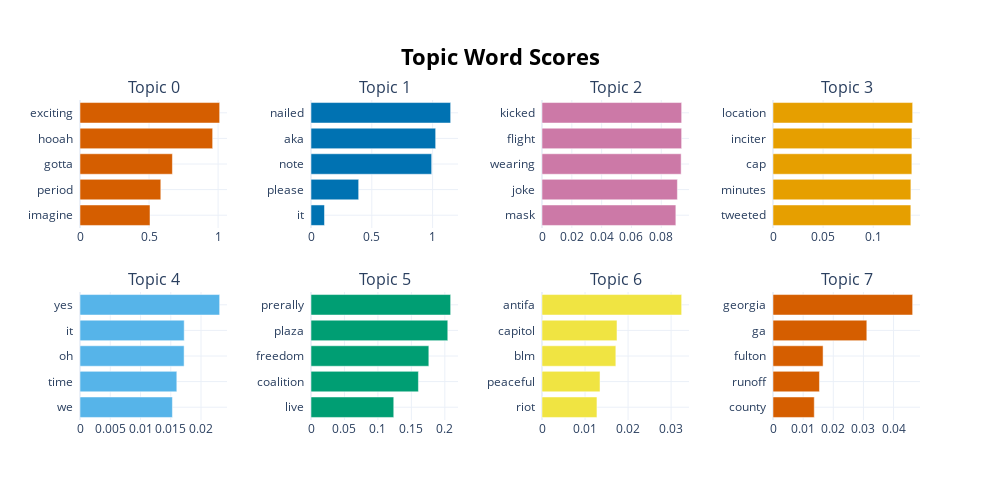

Notebook code cell kept with this figure:
### Markdown cell above
#### Visualizing Topics (Barchart, Topics over time)

### Code cell
topic_model.visualize_barchart()

### Figure 1 — Plotly figure (JSON) as saved in the notebook; plotly's stock layout.template omitted (floating-point values rounded to 4 significant figures)
{"data": [{"marker": {"color": "#D55E00"}, "orientation": "h", "type": "bar", "x": [0.5069, 0.5851, 0.6692, 0.9605, 1.011], "xaxis": "x", "y": ["imagine  ", "period  ", "gotta  ", "hooah  ", "exciting  "], "yaxis": "y"}, {"marker": {"color": "#0072B2"}, "orientation": "h", "type": "bar", "x": [0.1109, 0.392, 0.9922, 1.025, 1.148], "xaxis": "x2", "y": ["it  ", "please  ", "note  ", "aka  ", "nailed  "], "yaxis": "y2"}, {"marker": {"color": "#CC79A7"}, "orientation": "h", "type": "bar", "x": [0.08978, 0.09082, 0.09334, 0.09366, 0.09367], "xaxis": "x3", "y": ["mask  ", "joke  ", "wearing  ", "flight  ", "kicked  "], "yaxis": "y3"}, {"marker": {"color": "#E69F00"}, "orientation": "h", "type": "bar", "x": [0.1375, 0.1376, 0.1385, 0.1386, 0.1393], "xaxis": "x4", "y": ["tweeted  ", "minutes  ", "cap  ", "inciter  ", "location  "], "yaxis": "y4"}, {"marker": {"color": "#56B4E9"}, "orientation": "h", "type": "bar", "x": [0.01527, 0.016, 0.0172, 0.01722, 0.02308], "xaxis": "x5", "y": ["we  ", "time  ", "oh  ", "it  ", "yes  "], "yaxis": "y5"}, {"marker": {"color": "#009E73"}, "orientation": "h", "type": "bar", "x": [0.1237, 0.1606, 0.1761, 0.2044, 0.2087], "xaxis": "x6", "y": ["live  ", "coalition  ", "freedom  ", "plaza  ", "prerally  "], "yaxis": "y6"}, {"marker": {"color": "#F0E442"}, "orientation": "h", "type": "bar", "x": [0.01277, 0.01348, 0.01716, 0.01743, 0.03245], "xaxis": "x7", "y": ["riot  ", "peaceful  ", "blm  ", "capitol  ", "antifa  "], "yaxis": "y7"}, {"marker": {"color": "#D55E00"}, "orientation": "h", "type": "bar", "x": [0.0137, 0.01542, 0.01662, 0.03113, 0.04634], "xaxis": "x8", "y": ["county  ", "runoff  ", "fulton  ", "ga  ", "georgia  "], "yaxis": "y8"}], "layout": {"annotations": [{"font": {"size": 16}, "showarrow": false, "text": "Topic 0", "x": 0.0875, "xanchor": "center", "xref": "paper", "y": 1, "yanchor": "bottom", "yref": "paper"}, {"font": {"size": 16}, "showarrow": false, "text": "Topic 1", "x": 0.3625, "xanchor": "center", "xref": "paper", "y": 1, "yanchor": "bottom", "yref": "paper"}, {"font": {"size": 16}, "showarrow": false, "text": "Topic 2", "x": 0.6375, "xanchor": "center", "xref": "paper", "y": 1, "yanchor": "bottom", "yref": "paper"}, {"font": {"size": 16}, "showarrow": false, "text": "Topic 3", "x": 0.9125, "xanchor": "center", "xref": "paper", "y": 1, "yanchor": "bottom", "yref": "paper"}, {"font": {"size": 16}, "showarrow": false, "text": "Topic 4", "x": 0.0875, "xanchor": "center", "xref": "paper", "y": 0.4, "yanchor": "bottom", "yref": "paper"}, {"font": {"size": 16}, "showarrow": false, "text": "Topic 5", "x": 0.3625, "xanchor": "center", "xref": "paper", "y": 0.4, "yanchor": "bottom", "yref": "paper"}, {"font": {"size": 16}, "showarrow": false, "text": "Topic 6", "x": 0.6375, "xanchor": "center", "xref": "paper", "y": 0.4, "yanchor": "bottom", "yref": "paper"}, {"font": {"size": 16}, "showarrow": false, "text": "Topic 7", "x": 0.9125, "xanchor": "center", "xref": "paper", "y": 0.4, "yanchor": "bottom", "yref": "paper"}], "height": 500, "hoverlabel": {"bgcolor": "white", "font": {"family": "Rockwell", "size": 16}}, "showlegend": false, "title": {"font": {"color": "Black", "size": 22}, "text": "<b>Topic Word Scores", "x": 0.5, "xanchor": "center", "yanchor": "top"}, "width": 1000, "xaxis": {"anchor": "y", "domain": [0, 0.175], "showgrid": true}, "xaxis2": {"anchor": "y2", "domain": [0.275, 0.45], "showgrid": true}, "xaxis3": {"anchor": "y3", "domain": [0.55, 0.725], "showgrid": true}, "xaxis4": {"anchor": "y4", "domain": [0.825, 1], "showgrid": true}, "xaxis5": {"anchor": "y5", "domain": [0, 0.175], "showgrid": true}, "xaxis6": {"anchor": "y6", "domain": [0.275, 0.45], "showgrid": true}, "xaxis7": {"anchor": "y7", "domain": [0.55, 0.725], "showgrid": true}, "xaxis8": {"anchor": "y8", "domain": [0.825, 1], "showgrid": true}, "yaxis": {"anchor": "x", "domain": [0.6, 1], "showgrid": true}, "yaxis2": {"anchor": "x2", "domain": [0.6, 1], "showgrid": true}, "yaxis3": {"anchor": "x3", "domain": [0.6, 1], "showgrid": true}, "yaxis4": {"anchor": "x4", "domain": [0.6, 1], "showgrid": true}, "yaxis5": {"anchor": "x5", "domain": [0, 0.4], "showgrid": true}, "yaxis6": {"anchor": "x6", "domain": [0, 0.4], "showgrid": true}, "yaxis7": {"anchor": "x7", "domain": [0, 0.4], "showgrid": true}, "yaxis8": {"anchor": "x8", "domain": [0, 0.4], "showgrid": true}}}
